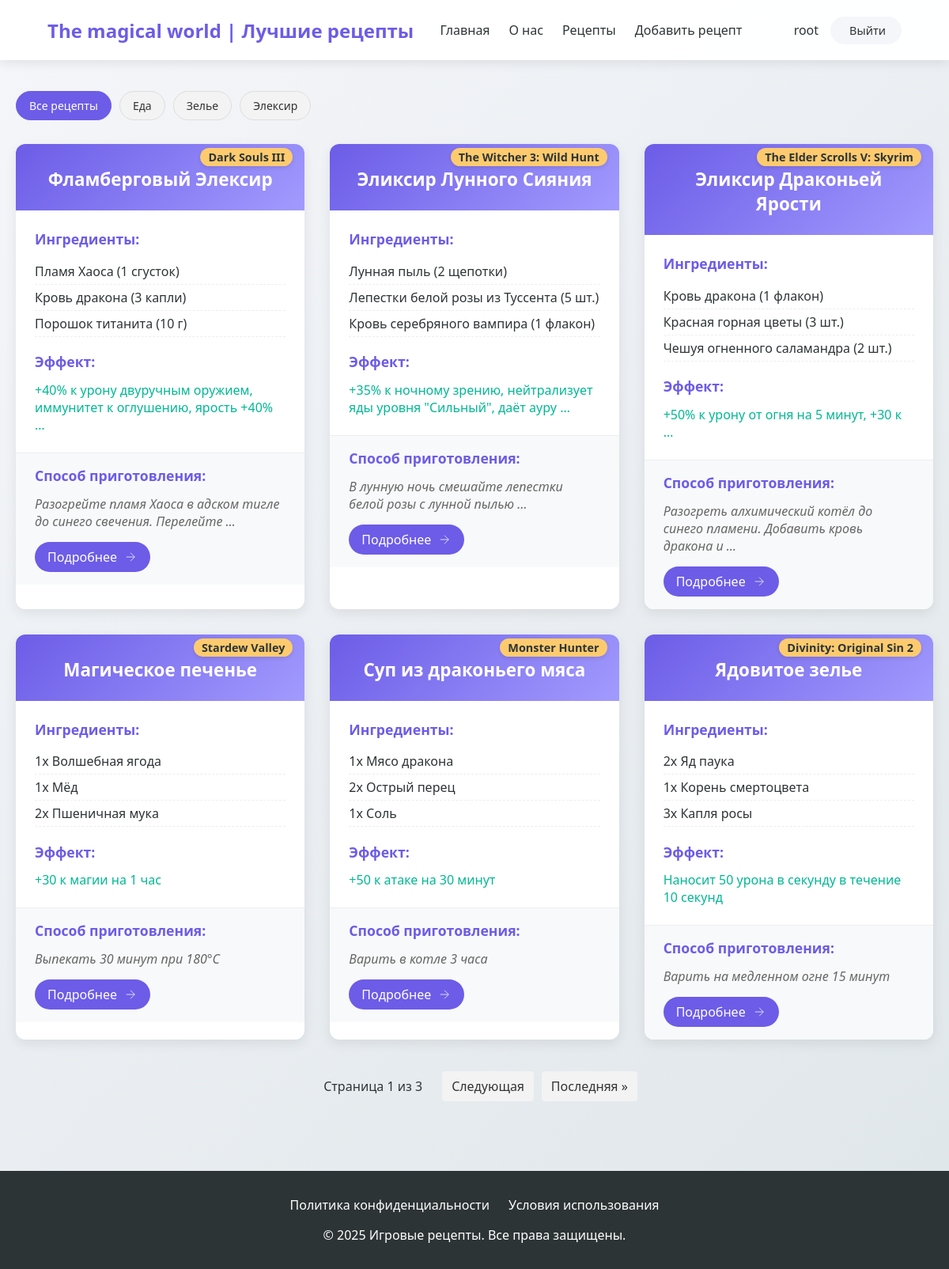
Before: /catalog/ (signed in) with the older database file.
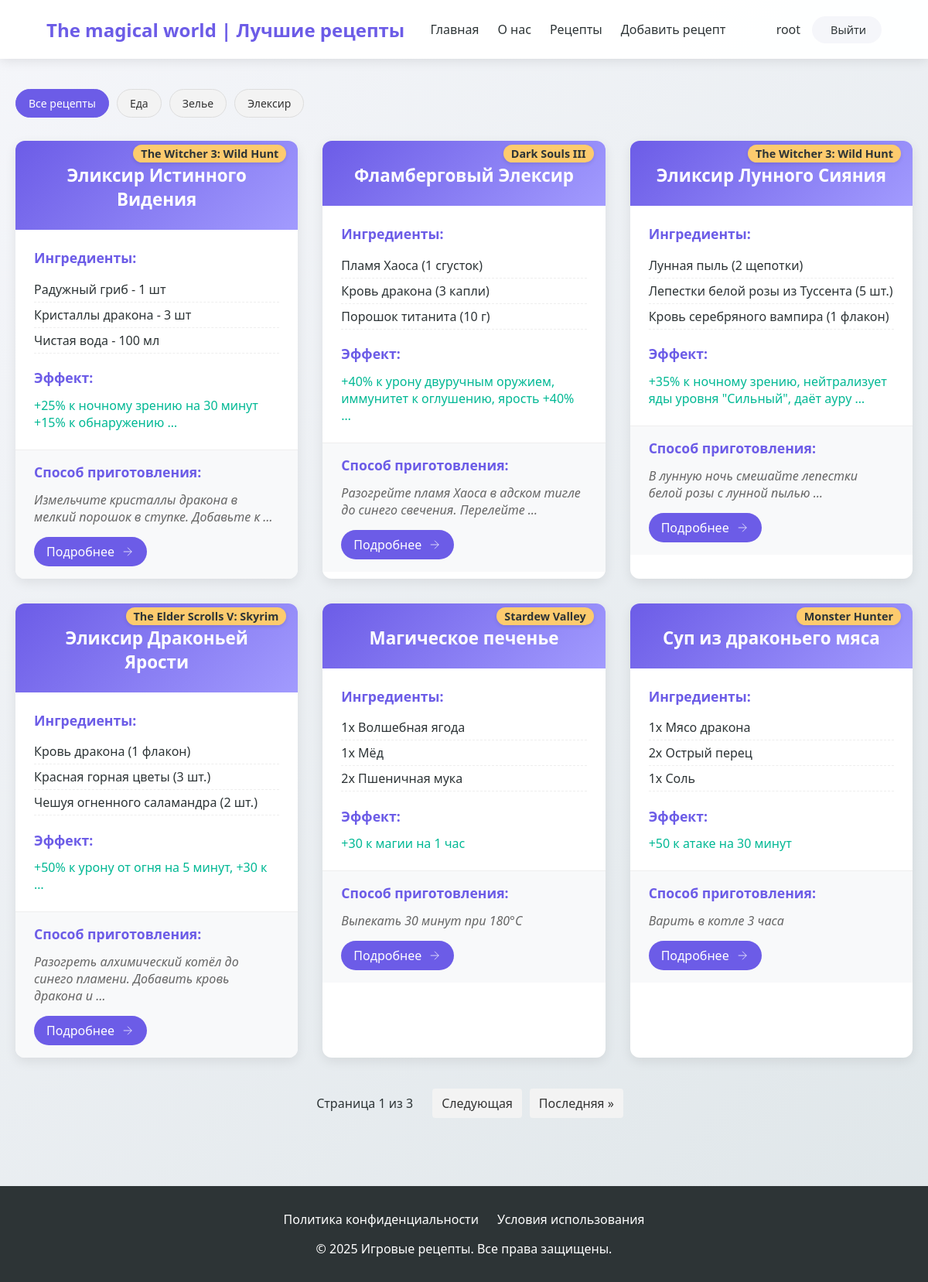
After: the same page with the newer database file.
### star/models.py (models this page shows, shortened)
class Category(models.Model):
    name = models.CharField(max_length=255, db_index=True, verbose_name = 'Категория')
    slug = models.SlugField(max_length=100, unique=True, db_index=True)
    class Meta:
        verbose_name = 'Категории'
        verbose_name_plural = 'Категории'
    def get_absolute_url(self):
         return reverse('category', kwargs = {'cat_slug' : self.slug})

class recipe(models.Model):
    title = models.CharField(max_length = 255, verbose_name = 'Название')
    slug = models.SlugField(max_length = 255, unique = True, db_index = True, verbose_name = 'slug')
    game = models.CharField(max_length = 255, verbose_name = 'Название игры')
    ingredients = models.JSONField(default =list, blank = True, verbose_name = 'Ингредиенты')
    effect = models.CharField(max_length = 255, verbose_name = 'Эффект')
    preparation = models.CharField(max_length = 255, verbose_name = 'Способ приготовления')
    time_create = models.DateTimeField(auto_now_add = True, verbose_name = 'Время создания')
    time_update = models.DateTimeField(auto_now = True, verbose_name = 'Время изменение')
    cat = models.ForeignKey('Category', on_delete = models.PROTECT, verbose_name = 'Категория')
    author = models.ForeignKey(get_user_model(), on_delete = models.SET_NULL, related_name = 'post', null = True, default = None)
    class Meta:
        verbose_name = 'Лучшие рецепты'
        verbose_name_plural = 'Лучшие рецепты'
        ordering = ['-time_create']
        indexes = [
            models.Index(fields = ['-time_create'])
        ]
    def get_absolute_url(self):
         return reverse('recipe', kwargs = {'recipe_slug' : self.slug})

### star/views.py (the view)
# urls.py: path('catalog/', views.catalog, name='catalog'),
@login_required
def catalog(request):
    recipes = recipe.objects.all()
    paginator = Paginator(recipes, 6)
    page_number = request.GET.get('page')
    page_obj = paginator.get_page(page_number)
    categories = Category.objects.all()
    context = {
        'page_obj': page_obj,
        'categories': Category.objects.all(),
        'cat_selected': None,
        'title': 'Лучшие рецепты',
    }
    return render(request, 'star/catalog.html', context)

### star/templates/star/catalog.html (shortened to what this page needs)
{% extends 'star/base.html' %}
{% load static %}
{% block content %}
<section class="recipes-section">
    <link type="text/css" href="{% static 'star/css/catalog.css' %}" rel="stylesheet">
    <div class="category-filter">
        <div class="category-buttons">
            <a href="{% url 'all_recipes' %}" class="category-btn {% if not cat_selected %}active{% endif %}">
                Все рецепты
            </a>
            {% for category in categories %}
            <a href="{{ category.get_absolute_url }}"
                class="category-btn {% if category.pk == cat_selected %}active{% endif %}">
                {{ category.name }}
            </a>
            {% endfor %}
        </div>
    </div>
    <div class="recipes-grid">
        {% for recipe in page_obj %}
        <div class="recipe-card">
            <div class="recipe-header">
                <h2>{{ recipe.title }}</h2>
                <span class="game-badge">{{ recipe.game }}</span>
            </div>
            <div class="recipe-content">
                <div class="ingredients">
                    <h3>Ингредиенты:</h3>
                    <ul>
                        {% for ingredient in recipe.ingredients|slice:":3" %}
                        <li>{{ ingredient }}</li>
                        {% endfor %}
                    </ul>
                </div>
                <div class="recipe-effects">
                    <h3>Эффект:</h3>
                    <p>{{ recipe.effect|truncatewords:10  }}</p>
                </div>
            </div>
            <div class="recipe-footer">
                <div class="preparation">
                    <h3>Способ приготовления:</h3>
                    <p>{{ recipe.preparation|truncatewords:10 }}</p>
                    <a href="{{ recipe.get_absolute_url }}" class="details-btn">
                        <span>Подробнее</span>
                        <svg width="18" height="18" viewBox="0 0 24 24" fill="none" stroke="currentColor">
                            <path d="M5 12h14M12 5l7 7-7 7"/>
                        </svg>
                    </a>
                </div>
            </div>
        </div>
        {% endfor %}
    </div>
    <div class="pagination">
        <div class="pagination-links">
            <span class="current-page">
                Страница {{ page_obj.number }} из {{ page_obj.paginator.num_pages }}
            </span>
            {% if page_obj.has_next %}
                <a href="?page={{ page_obj.next_page_number }}" class="pagination-link">Следующая</a>
                <a href="?page={{ page_obj.paginator.num_pages }}" class="pagination-link">Последняя &raquo;</a>
            {% endif %}
        </div>
    </div>
</section>
{% endblock %}

### star/templates/star/base.html (shortened to what this page needs)
{% load static %}
<!DOCTYPE html>
<html lang="ru">
<head>
    <link type="text/css" href="{% static 'star/css/style.css' %}" rel="stylesheet">
</head>
<body>
    <header>
        <nav>
            <a href="{% url 'home' %}" class="logo">The magical world | {{ title }}</a>
            <div class="nav-links">
                <a href="{% url 'home' %}">Главная</a>
                <a href="{% url 'about' %}">О нас</a>
                <a href="{% url 'catalog' %}">Рецепты</a>
                <a href="{% url 'addpage' %}">Добавить рецепт</a>
            </div>
            <div class="auth-container">
                    {% if user.is_authenticated %}
                        <span class="nav-links">
                            {{ user.username }}
                        </span>
                        <a href="{% url 'users:logout' %}" class="auth-btn logout-btn">
                        Выйти
                        </a>
                    {% endif %}
                </div>
        </nav>
    </header>
    <main class="container">
        {% block content %}{% endblock %}
    </main>
    <footer>
        <div class="footer-links">
            <a href="#">Политика конфиденциальности</a>
            <a href="#">Условия использования</a>
        </div>
        <p>© 2025 Игровые рецепты. Все права защищены.</p>
    </footer>
</body>
</html>

### star/static/star/css/style.css (style rules this page uses)
:root { --primary: #6c5ce7; --secondary: #a29bfe; --dark: #2d3436; --light: #f5f6fa; --success: #00b894; --warning: #fdcb6e; --danger: #d63031; }
* { margin: 0; padding: 0; box-sizing: border-box; font-family: 'Segoe UI', Tahoma, Geneva, Verdana, sans-serif; }
body { background: linear-gradient(135deg, var(--light), #dfe6e9); min-height: 100vh; color: var(--dark); }
header { background: rgba(255, 255, 255, 0.95); box-shadow: 0 2px 15px rgba(0, 0, 0, 0.1); position: fixed; width: 100%; z-index: 1000; }
nav { display: flex; justify-content: space-between; align-items: center; padding: 1.2rem 5%; max-width: 1400px; margin: 0 auto; }
.logo { font-size: 1.5rem; font-weight: 700; color: var(--primary); text-decoration: none; }
.nav-links { display: flex; gap: 1.5rem; }
.nav-links a { color: var(--dark); text-decoration: none; font-weight: 500; padding: 0.5rem 0; position: relative; }
.nav-links a::after { content: ''; position: absolute; bottom: 0; left: 0; width: 0; height: 2px; background: var(--primary); transition: width 0.3s ease; }
.container { max-width: 1200px; margin: 0 auto; padding: 100px 20px 40px; }
footer { background: var(--dark); color: white; padding: 2rem 5%; text-align: center; margin-top: 3rem; }
.footer-links { display: flex; justify-content: center; gap: 1.5rem; margin-bottom: 1rem; }
.footer-links a { color: white; text-decoration: none; }
.recipes-grid { display: grid; grid-template-columns: repeat(auto-fill, minmax(350px, 1fr)); gap: 2rem; }
.recipe-card { background: white; border-radius: 12px; overflow: hidden; box-shadow: 0 5px 15px rgba(0, 0, 0, 0.08); transition: transform 0.3s ease, box-shadow 0.3s ease; }
.recipe-header { padding: 1.5rem; background: linear-gradient(135deg, var(--primary), var(--secondary)); color: white; position: relative; }
.game-badge { position: absolute; top: -10px; right: 15px; background: var(--warning); color: var(--dark); padding: 3px 10px; border-radius: 20px; font-size: 0.8rem; font-weight: 600; }
.recipe-header h2 { font-size: 1.4rem; margin-top: 5px; }
.recipe-content { padding: 1.5rem; }
.ingredients h3, .recipe-effects h3, .preparation h3 { font-size: 1.1rem; margin-bottom: 0.8rem; color: var(--primary); }
.ingredients ul { list-style-type: none; margin-bottom: 1.2rem; }
.ingredients li { padding: 5px 0; border-bottom: 1px dashed #eee; }
.recipe-effects p { color: var(--success); font-weight: 500; }
.recipe-footer { padding: 1rem 1.5rem; background: #f8f9fa; border-top: 1px solid #eee; }
.preparation p { font-style: italic; color: #666; }

### star/static/star/css/catalog.css (style rules this page uses)
.details-btn { display: inline-flex; align-items: center; gap: 8px; padding: 8px 16px; background: var(--primary); color: white; border-radius: 50px; text-decoration: none; font-weight: 500; transition: all 0.3s ease; margin-top: 15px; }
.game-badge { display: inline-block; background: var(--warning); color: var(--dark); padding: 2px 10px; border-radius: 13px; font-size: 0.9rem; font-weight: 600; margin-top: 15px; box-shadow: 0 2px 5px rgba(0,0,0,0.1); transition: all 0.3s ease; }
.recipe-header { padding: 1.5rem; text-align: center; }
.recipe-header h2 { margin-bottom: 0; padding-bottom: 0; }

### star/templates/star/base.html (style rules this page uses)
.auth-container { display: flex; align-items: center; gap: 15px; }
.auth-btn { display: inline-flex; align-items: center; justify-content: center; padding: 8px 16px; border-radius: 30px; font-weight: 500; text-decoration: none; transition: all 0.3s ease; font-size: 0.9rem; border: none; cursor: pointer; }
.logout-btn { background: var(--light); color: var(--dark); padding: 8px 20px 8px 16px; }

### star/templates/star/catalog.html (style rules this page uses)
.pagination { margin-top: 40px; text-align: center; }
.pagination-links { display: inline-flex; gap: 10px; align-items: center; }
.pagination-link { padding: 8px 12px; background: #f3f3f3; border-radius: 4px; color: #333; text-decoration: none; transition: all 0.3s ease; }
.current-page { padding: 0 15px; font-weight: 500; }
.category-filter { margin-bottom: 30px; }
.category-buttons { display: flex; flex-wrap: wrap; gap: 10px; margin-top: 15px; }
.category-btn { padding: 8px 16px; background: #f3f3f3; border-radius: 20px; color: #333; text-decoration: none; font-size: 14px; transition: all 0.3s ease; border: 1px solid #ddd; }
.category-btn.active { background: #6c5ce7; color: white; border-color: #6c5ce7; }

Changed rows visible on the page:
no longer on this page (row unchanged): recipe: title "Ядовитое зелье", game "Divinity: Original Sin 2", ingredients "2x Яд паука" "1x Корень смертоцвета" "3x Капля росы", effect "Наносит 50 урона в секунду в течение 10 секунд", preparation "Варить на медленном огне 15 минут"
added recipe: title "Эликсир Истинного Видения", game "The Witcher 3: Wild Hunt", ingredients "Радужный гриб - 1 шт" "Кристаллы дракона - 3 шт" "Чистая вода - 100 мл", effect "+25% к ночному зрению на 30 минут +15% к обнаружению …", preparation "Измельчите кристаллы дракона в мелкий порошок в ступке. Добавьте к …"
